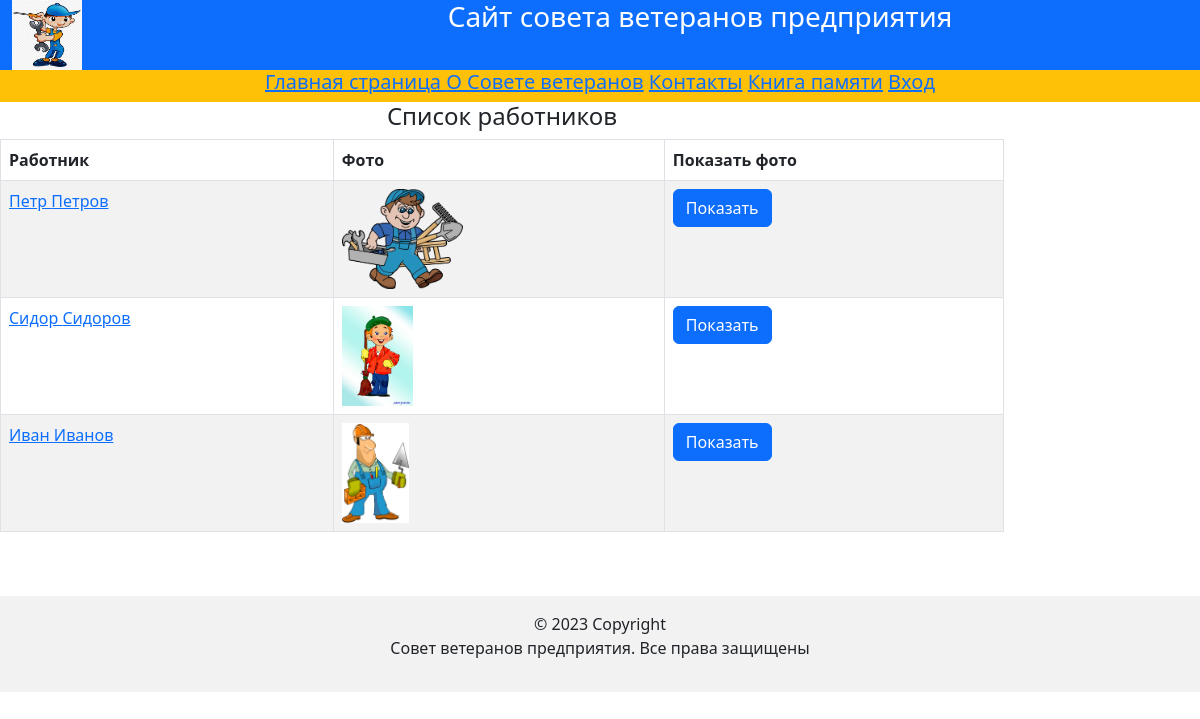
The page /remember/ on the database its author committed.
### veteranapp/models.py (models this page shows, shortened)
class Remember(models.Model):
    first_name = models.CharField(max_length=100)
    last_name = models.CharField(max_length=100)
    date_of_birth = models.DateField(null=True, blank=True)
    about = models.TextField()
    photo = models.ImageField(upload_to='images',
                              null=True, blank=True)

### veteranapp/views.py (the view)
# urls.py: path('remember/', views.RememberListView.as_view(), name='remember-list'),
class RememberListView(ListView):
    model = Remember

### veteranapp/templates/veteranapp/remember_list.html (shortened to what this page needs)
{% extends "base.html" %}
{% block content %}
  <h4>Список работников</h4>
{% if remember_list %}
  <table class="table table-striped table-bordered text-start">
    <thead>
      <tr>
        <th>Работник</th>
        <th>Фoтo</th>
        <th>Показать фото</th>
      </tr>
    </thead>
    <tbody>
    {% for remember in remember_list.all %}
    <tr>
    <td><a href="{{ remember.id }}">{{ remember.first_name}} {{remember.last_name}} </a></td>
    <td><img src="{{ remember.photo.url }}" alt="connect"
      style="max-height:100px"></td>
    <td><a href="{{ remember.photo.url }}" class="btn btn-primary"
      target="_blank">Показать</a> </td>
    </tr>
    {% endfor %}
  </table>
{% else %}
  <p>В базе данных нет сведений о работниках</p>
{% endif %}
{% endblock %}

### templates/base.html (shortened to what this page needs)
<!DOCTYPE html>
<html lang="en">
<head>
    {% load static %}
    <link rel="stylesheet" href="/static/css/bootstrap.min.css">
</head>
<body>
<div class="container-fluid р-1 bg-primary text-white text-center">
    <div class="row">
        <div class="col-2 text-start">
            <img src=" {% static 'images/ремонт.jpg' %} " width="70" height="70">
        </div>
        <div class="col-10">
            <h3>Сайт совета ветеранов предприятия</h3>
        </div>
    </div>
</div>
<div class="container-fluid">
    <div class="row bg-warning text-center">
        <h5>
            <a href="{% url 'index' %}">Главная страница </a>
            <a href="{% url 'about' %}">О Совете ветеранов</a>
            <a href="{% url 'contact' %}">Контакты</a>
            <a href="{% url 'remember-list' %}">Книга памяти</a>
             <a href="{% url 'add_user' %}">Вход</a>
        </h5>
    </div>
</div>
<div class="container-fluid">
        <div class="col-10">
            <div class="row text-center">
                {% block content %}
                {% endblock content %}
            </div>
        </div>
</div>
<footer class="bg-body-tertiary text-center">
   <div class="container p-4"></div>
   <div class="text-center p-3" style="background-color: rgba(0, 0, 0, 0.05);">
    © 2023 Copyright
   <p>Совет ветеранов предприятия. Все права защищены</p>
  </div>
</footer>
</body>
</html>

### rows shown on the page
Remember: first_name "Петр", last_name "Петров", photo (picture)
Remember: first_name "Сидор", last_name "Сидоров", photo (picture)
Remember: first_name "Иван", last_name "Иванов", photo (picture)
